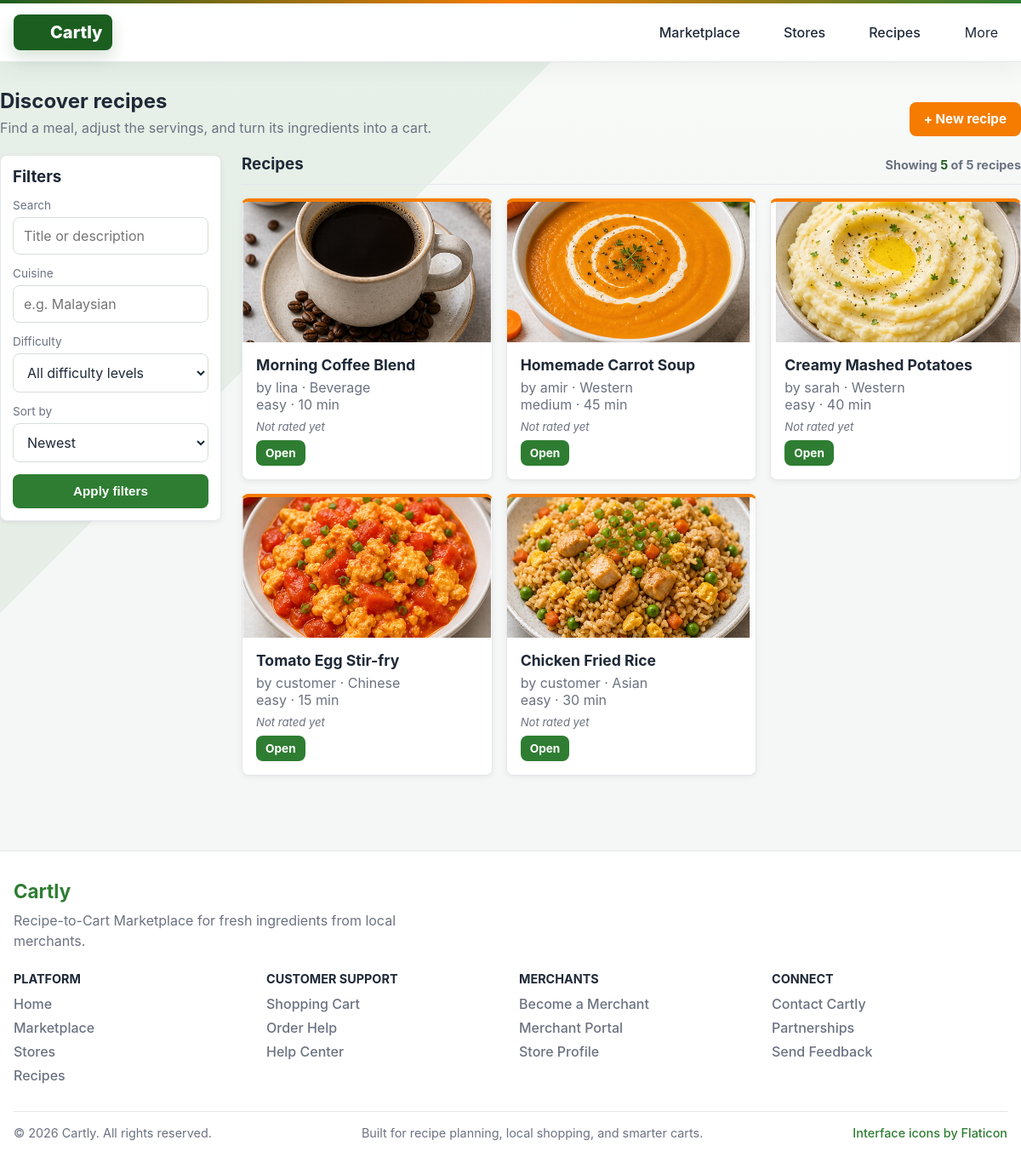
Page /recipes on the committed database.
### tables this page shows
CREATE TABLE recipes (
  recipe_id     INT AUTO_INCREMENT PRIMARY KEY,
  user_id       INT NOT NULL,
  recipe_title  VARCHAR(150) NOT NULL,
  description   TEXT,
  instructions  TEXT,
  base_servings INT NOT NULL DEFAULT 1,
  cuisine_type  VARCHAR(50),
  difficulty    ENUM('easy','medium','hard') NOT NULL DEFAULT 'easy',
  prep_time     INT DEFAULT 0,
  cook_time     INT DEFAULT 0,
  image         VARCHAR(255),
  status        ENUM('active','hidden','removed') NOT NULL DEFAULT 'active',
  created_at    DATETIME DEFAULT CURRENT_TIMESTAMP,
  FOREIGN KEY (user_id) REFERENCES users(user_id) ON DELETE CASCADE
);

CREATE TABLE users (
  user_id    INT AUTO_INCREMENT PRIMARY KEY,
  username   VARCHAR(50) UNIQUE NOT NULL,
  full_name  VARCHAR(100) NOT NULL,
  email      VARCHAR(100) UNIQUE NOT NULL,
  phone      VARCHAR(20),
  password   VARCHAR(255) NOT NULL,
  role       ENUM('customer','merchant','admin') NOT NULL DEFAULT 'customer',
  status     ENUM('active','inactive','deactivated') NOT NULL DEFAULT 'active',
  reset_token_hash VARCHAR(255) NULL,
  reset_token_expires_at DATETIME NULL,
  created_at DATETIME DEFAULT CURRENT_TIMESTAMP
);

### app/helper/Controller.php (called while the page is built, shortened)
<?php
abstract class Controller
{
    protected function view(string $view, array $data = [], ?string $layout = 'layout/customer-layout'): void
    {
        $viewPath = dirname(__DIR__) . '/views/' . $view . '.php';
        extract($data, EXTR_SKIP);
        include $viewPath;
    }
}

### app/controllers/recipe/RecipeController.php (called while the page is built, shortened)
<?php
class RecipeController extends Controller
{
    public function index(): void
    {
        $q = trim((string) $this->input('q', ''));
        $cuisine = trim((string) $this->input('cuisine', ''));
        $difficulty = trim((string) $this->input('difficulty', ''));
        $sort = trim((string) $this->input('sort', 'newest'));
        $page = max(1, (int) $this->input('page', 1));
        $result = (new Recipe())->paginateActive($q, $cuisine, $difficulty, $sort, $page, 12);
        $this->view('recipe/index', [
            'title' => 'Recipes · Cartly',
            'recipes' => $result['rows'],
            'q' => $q,
            'cuisine' => $cuisine,
            'difficulty' => $difficulty,
            'sort' => $sort,
            'page' => $result['page'],
            'pages' => $result['pages'],
            'total' => $result['total'],
        ]);
    }
}

### public/index.php (called while the page is built, shortened)
<?php
require_once BASE_PATH . '/config/database.php';
require_once APP_PATH . '/helper/Router.php';
require_once APP_PATH . '/helper/Controller.php';
require_once APP_PATH . '/helper/Model.php';
$router = new Router();
$method = $_SERVER['REQUEST_METHOD'] ?? 'GET';
$uri = parse_url($_SERVER['REQUEST_URI'] ?? '/', PHP_URL_PATH) ?? '/';
$router->dispatch($method, $uri);

### config/database.php (called while the page is built, shortened)
<?php
if (!defined('DB_HOST')) {
    $env = static function (string $key, string $default = ''): string {
        $value = $_ENV[$key] ?? getenv($key);
        return $value !== false && $value !== '' ? (string) $value : $default;
    };
}
function db(): PDO
{
    static $pdo = null;
    if ($pdo === null) {
        $dsn = sprintf(
            'mysql:host=%s;port=%s;dbname=%s;charset=%s',
            DB_HOST, DB_PORT, DB_NAME, DB_CHARSET
        );
        $options = [
            PDO::ATTR_ERRMODE            => PDO::ERRMODE_EXCEPTION,
            PDO::ATTR_DEFAULT_FETCH_MODE => PDO::FETCH_ASSOC,
            PDO::ATTR_EMULATE_PREPARES   => false,
        ];
        $pdo = new PDO($dsn, DB_USER, DB_PASS, $options);
    }
    return $pdo;
}

### app/helper/Model.php (called while the page is built, shortened)
<?php
abstract class Model
{
    protected function db(): PDO
    {
        return db();
    }
    public function query(string $sql, array $params = []): array
    {
        $stmt = $this->db()->prepare($sql);
        $stmt->execute($params);
        return $stmt->fetchAll();
    }
}

### app/models/Recipe.php (called while the page is built, shortened)
<?php
class Recipe extends Model
{
    public function paginateActive(string $search = '', string $cuisine = '', string $difficulty = '', string $sort = 'newest', int $page = 1, int $perPage = 12): array
    {
        $baseSql = "FROM recipes r
                JOIN users u ON u.user_id = r.user_id
                LEFT JOIN (
                    SELECT recipe_id, AVG(rating) AS review_rating, COUNT(*) AS review_count
                    FROM reviews
                    WHERE status='visible' AND recipe_id IS NOT NULL
                    GROUP BY recipe_id
                ) rv ON rv.recipe_id = r.recipe_id
                WHERE r.status='active'";
        $params = [];
        $orderBy = match ($sort) {
            'oldest' => 'r.created_at ASC, r.recipe_id ASC',
            'title_asc' => 'r.recipe_title ASC, r.recipe_id ASC',
            'title_desc' => 'r.recipe_title DESC, r.recipe_id DESC',
            'prep_asc' => 'r.prep_time ASC, r.recipe_id ASC',
            'prep_desc' => 'r.prep_time DESC, r.recipe_id DESC',
            'review_desc' => 'COALESCE(rv.review_rating, 0) DESC, COALESCE(rv.review_count, 0) DESC, r.recipe_id DESC',
            'review_count_desc' => 'COALESCE(rv.review_count, 0) DESC, COALESCE(rv.review_rating, 0) DESC, r.recipe_id DESC',
            default => 'r.created_at DESC, r.recipe_id DESC',
        };
        $countRows = $this->query("SELECT COUNT(*) AS cnt {$baseSql}", $params);
        $total = (int) ($countRows[0]['cnt'] ?? 0);
        $offset = max(0, ($page - 1) * $perPage);
        $rows = $this->query(
            "SELECT r.*, u.username,
                    COALESCE(rv.review_rating, 0) AS review_rating,
                    COALESCE(rv.review_count, 0) AS review_count
             {$baseSql} ORDER BY {$orderBy} LIMIT {$perPage} OFFSET {$offset}",
            $params
        );
        return [
            'rows' => $rows,
            'total' => $total,
            'page' => $page,
            'per_page' => $perPage,
            'pages' => max(1, (int) ceil($total / $perPage)),
        ];
    }
}

### app/views/recipe/index.php (the view, shortened to what this page needs)
<?php $displayedCount = count($recipes ?? []); ?>
<div class="recipe-page-heading">
  <div>
    <h2>Discover recipes</h2>
    <p>Find a meal, adjust the servings, and turn its ingredients into a cart.</p>
  </div>
  <a class="btn btn-accent" href="<?= BASE_URL ?>/recipes/create">+ New recipe</a>
</div>
<div class="recipe-layout">
  <aside class="recipe-filter-column" aria-label="Recipe filters">
    <form class="filters recipe-filters" method="get" action="<?= BASE_URL ?>/recipes" data-search-reset>
      <div class="recipe-filter-heading">
        <h3>Filters</h3>
      </div>
      <div class="form-row">
        <label for="recipe-search">Search</label>
        <input class="input" id="recipe-search" type="search" name="q" value="<?= htmlspecialchars($q ?? '') ?>"
          placeholder="Title or description" autocomplete="off" data-search-reset-input>
      </div>
      <div class="form-row">
        <label for="recipe-cuisine">Cuisine</label>
        <input class="input" id="recipe-cuisine" type="search" name="cuisine"
          value="<?= htmlspecialchars($cuisine ?? '') ?>" placeholder="e.g. Malaysian" autocomplete="off"
          data-search-reset-input>
      </div>
      <div class="form-row">
        <label for="recipe-difficulty">Difficulty</label>
        <select class="input" id="recipe-difficulty" name="difficulty">
          <option value="">All difficulty levels</option>
        </select>
      </div>
      <div class="form-row">
        <label for="recipe-sort">Sort by</label>
        <select class="input" id="recipe-sort" name="sort">
          <?php foreach ([
            'newest' => 'Newest',
            'oldest' => 'Oldest',
            'title_asc' => 'Title: A to Z',
            'title_desc' => 'Title: Z to A',
            'prep_asc' => 'Prep time: Low to High',
            'prep_desc' => 'Prep time: High to Low',
            'review_desc' => 'Reviews: Highest Rated',
            'review_count_desc' => 'Reviews: Most Reviewed',
          ] as $value => $label): ?>
            <option value="<?= htmlspecialchars($value) ?>" <?= ($sort ?? 'newest') === $value ? 'selected' : '' ?>>
              <?= htmlspecialchars($label) ?>
            </option>
          <?php endforeach; ?>
        </select>
      </div>
      <button class="btn btn-primary btn-block" type="submit">Apply filters</button>
    </form>
  </aside>
  <section class="recipe-results" aria-labelledby="recipe-results-title">
    <div class="recipe-results-heading">
      <h3 id="recipe-results-title">Recipes</h3>
      <span class="recipe-count">
        Showing <strong><?= $displayedCount ?></strong> of <?= (int) ($total ?? 0) ?>
        <?= (int) ($total ?? 0) === 1 ? 'recipe' : 'recipes' ?>
      </span>
    </div>
    <?php if (!$recipes): ?>
      <div class="card text-center text-muted">No recipes match your filters.</div>
    <?php else: ?>
      <div class="recipe-grid">
        <?php foreach ($recipes as $r): ?>
          <?php
          $reviewRating = (float) ($r['review_rating'] ?? 0);
          $reviewCount = (int) ($r['review_count'] ?? 0);
          ?>
          <div class="recipe-card">
            <div class="thumb">
              <?php if (!empty($r['image'])): ?>
                <img src="<?= htmlspecialchars(UPLOAD_URL . '/' . ltrim((string) ($r['image'] ?? ''), '/'), ENT_QUOTES, 'UTF-8') ?>"
                  alt="<?= htmlspecialchars($r['recipe_title'] ?? '') ?>">
              <?php else: ?>
                <span class="thumb-fallback">Recipe</span>
              <?php endif; ?>
            </div>
            <div class="body">
              <h3><?= htmlspecialchars($r['recipe_title'] ?? '') ?></h3>
              <div class="text-muted">by <?= htmlspecialchars($r['username'] ?? 'Unknown') ?> &middot; <?= htmlspecialchars($r['cuisine_type'] ?? 'Other') ?>
              </div>
              <div class="text-muted"><?= htmlspecialchars($r['difficulty'] ?? 'easy') ?> &middot;
                <?= (int) ($r['prep_time'] ?? 0) + (int) ($r['cook_time'] ?? 0) ?> min
              </div>
              <?php if ($reviewCount > 0): ?>
                <div class="recipe-rating" aria-label="<?= number_format($reviewRating, 1) ?> out of 5 stars from <?= $reviewCount ?> <?= $reviewCount === 1 ? 'review' : 'reviews' ?>">
                  <span aria-hidden="true">&#9733;</span>
                  <strong><?= number_format($reviewRating, 1) ?></strong>
                  <span class="recipe-review-count">(<?= $reviewCount ?> <?= $reviewCount === 1 ? 'review' : 'reviews' ?>)</span>
                </div>
              <?php else: ?>
                <div class="recipe-rating is-unrated">Not rated yet</div>
              <?php endif; ?>
              <a class="btn btn-primary btn-sm mt-1" href="<?= BASE_URL ?>/recipes/<?= (int) ($r['recipe_id'] ?? 0) ?>">Open</a>
            </div>
          </div>
        <?php endforeach; ?>
      </div>
    <?php endif; ?>
  </section>
</div>

### app/helper/Router.php (shortened to what this page needs)
<?php
class Router
{
    private array $routes = ['GET' => [], 'POST' => []];
    public function get(string $path, $handler, array $middleware = []): void
    {
        $this->routes['GET'][$this->norm($path)] = compact('handler', 'middleware');
    }
    public function post(string $path, $handler, array $middleware = []): void
    {
        $this->routes['POST'][$this->norm($path)] = compact('handler', 'middleware');
    }
    public function dispatch(string $method, string $uri): void
    {
        $uri = $this->norm($uri);
        $method = strtoupper($method);
        $table = $this->routes[$method] ?? [];
        foreach ($table as $pattern => $route) {
            $regex = $this->compile($pattern);
            if (preg_match($regex, $uri, $m)) {
                $params = array_filter($m, 'is_string', ARRAY_FILTER_USE_KEY);
                $this->call($route['handler'], $params);
                return;
            }
        }
    }
    private function call($handler, array $params): void
    {
        if (is_array($handler) && count($handler) === 2) {
            [$class, $method] = $handler;
            $instance = new $class();
            $instance->{$method}(...array_values($params));
            return;
        }
        throw new \RuntimeException('Invalid route handler');
    }
    private function compile(string $pattern): string
    {
        $regex = preg_replace('#\{([a-zA-Z_][a-zA-Z0-9_]*)\}#', '(?P<$1>[^/]+)', $pattern);
        return '#^' . $regex . '$#';
    }
    private function norm(string $path): string
    {
        $path = '/' . trim($path, '/');
        return $path === '/' ? '/' : rtrim($path, '/');
    }
}

### rows in the picture
recipes: image (picture), recipe_title "Morning Coffee Blend", user.username "lina", cuisine_type "Beverage", difficulty "easy", (int) ($r['prep_time'] ?? 0) + (int) ($r['cook_time'] ?? 0) "10"
recipes: image (picture), recipe_title "Homemade Carrot Soup", user.username "amir", cuisine_type "Western", difficulty "medium", (int) ($r['prep_time'] ?? 0) + (int) ($r['cook_time'] ?? 0) "45"
recipes: image (picture), recipe_title "Creamy Mashed Potatoes", user.username "sarah", cuisine_type "Western", difficulty "easy", (int) ($r['prep_time'] ?? 0) + (int) ($r['cook_time'] ?? 0) "40"
recipes: image (picture), recipe_title "Tomato Egg Stir-fry", user.username "customer", cuisine_type "Chinese", difficulty "easy", (int) ($r['prep_time'] ?? 0) + (int) ($r['cook_time'] ?? 0) "15"
recipes: image (picture), recipe_title "Chicken Fried Rice", user.username "customer", cuisine_type "Asian", difficulty "easy", (int) ($r['prep_time'] ?? 0) + (int) ($r['cook_time'] ?? 0) "30"

### other values in the picture
$displayedCount "5"
$total "5"
form field sort "Newest"
